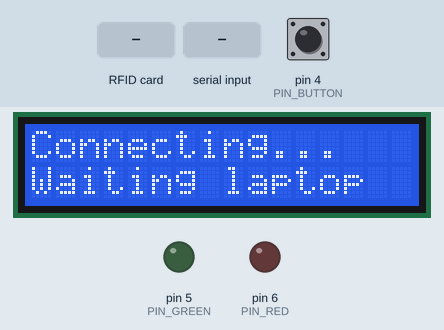
A sketch run on a simulated Arduino Uno, built with avr-gcc and run on an emulated ATmega328P. On the bench: 16×2 character LCD, output pins drawn as LEDs (lit = HIGH). Dashed ring = blinking. Inputs (shaded band) come from the test bench; at power-on: pin 4 (PIN_BUTTON) HIGH. Pins used as bus, display or sensor lines are not drawn; what the sketch prints to the serial monitor is not drawn.

Above: at 1.4 s.
1.5 s: RFID card 5E 7A 19 C4 held to the reader
At 2.5 s:
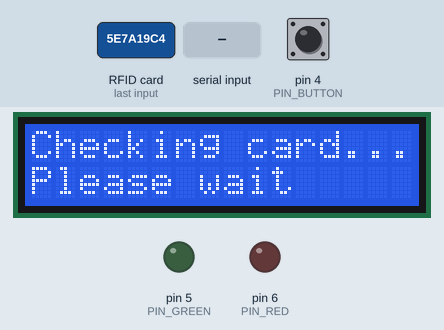
4.5 s: "OK,1\n" received over the second serial link
At 4.63 s:
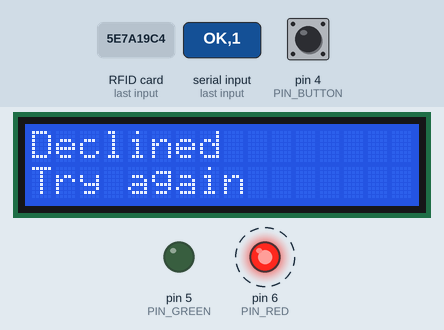
6.6 s: "NO,SERVER\n" received over the second serial link
At 6.74 s:
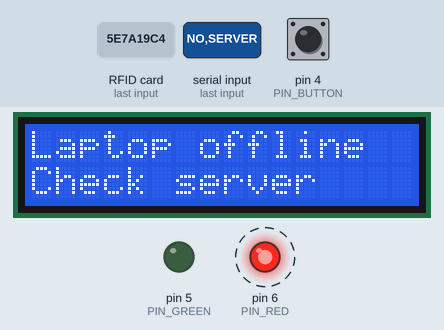
8.7 s: RFID card 5E 7A 19 C4 held to the reader
At 9.2 s:
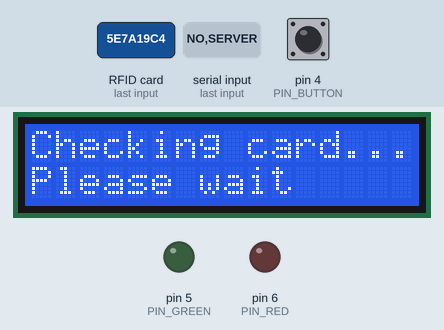
11.7 s: "OK,150\n" received over the second serial link
At 12.03 s:
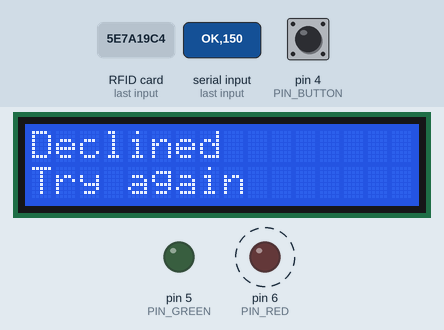
14.2 s: RFID card 5E 7A 19 C4 held to the reader
At 19.39 s:
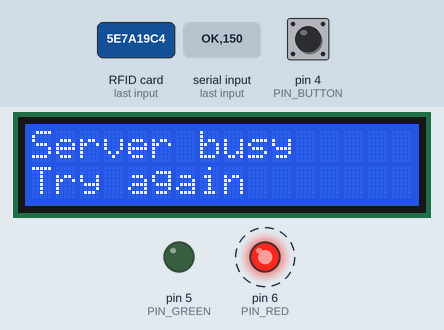
Timing chart, 0 to 20.9 s (numbered marks = the images above; inputs shaded):
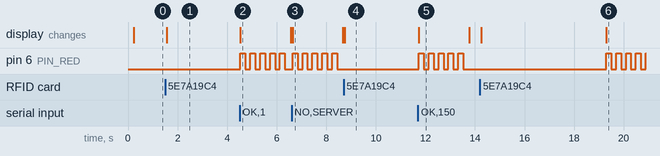

Measured:
- after the input at 1.5 s, the display: changes after 0.05 s (image 1)
- after the input at 4.5 s, the display: changes at once (image 2)
- after the input at 6.6 s, pin 6 (PIN_RED): alternates HIGH for 0.20 s and LOW for 0.20 s, starting at once; the display: changes at once (image 3)
- after the input at 8.7 s, the display: changes after 0.05 s (image 4)
- after the input at 11.7 s, the display: changes at once (image 5)
- after the input at 14.2 s, pin 6 (PIN_RED): alternates HIGH for 0.20 s and LOW for 0.20 s, starting after 5.1 s; the display: first changes after 0.06 s (image 6 shows a later state)
- by itself, pin 6 (PIN_RED): alternates HIGH for 0.20 s and LOW for 0.20 s

The sketch:

arduino_smart_bus.ino
```cpp
/*
  SMART BUS MONITORING SYSTEM - ARDUINO UNO SKETCH  (v3)
  Board: Arduino Uno          Libraries: MFRC522 (miguelbalboa), LiquidCrystal_I2C

  The Uno runs the hardware only. All money, passengers and stops are kept on the
  LAPTOP server (smart_bus_server.py). The NodeMCU is the Wi-Fi bridge.

    RFID tap  -> Uno sends  TAP,<uid>      -> NodeMCU -> laptop -> reply -> LCD + LEDs
    Button    -> Uno sends  NEXT / PREV    -> laptop changes the stop
    Laptop    -> NodeMCU -> Uno  STOP,<number>,<count>,<name>   (shown on the LCD)

  Driver button: short press = next stop, hold 2 seconds = previous stop.
  The dashboard on the laptop can also change the stop; the LCD follows it.

  Pins (same as the Picture Guide)
    LCD I2C  SDA=A4 SCL=A5       RC522  SS=D10 RST=D9 SCK=D13 MOSI=D11 MISO=D12
    Button   D4 (to GND)         Green LED D5      Red LED D6
    Buzzer   D7 (optional, off by default)
    Link     Uno RX=D2 (from NodeMCU D5), Uno TX=D3 (to NodeMCU D6 via 1k/2.2k divider)
  USB Serial (9600) is only for debugging.
*/

#include <SPI.h>
#include <MFRC522.h>
#include <Wire.h>
#include <LiquidCrystal_I2C.h>
#include <SoftwareSerial.h>

// =============== SETTINGS ===============
const uint8_t PIN_BUTTON   = 4;
const uint8_t PIN_GREEN    = 5;
const uint8_t PIN_RED      = 6;
const uint8_t PIN_BUZZER   = 7;
const uint8_t PIN_RFID_SS  = 10;
const uint8_t PIN_RFID_RST = 9;
const uint8_t LINK_RX      = 2;
const uint8_t LINK_TX      = 3;

const uint8_t LCD_ADDRESS = 0x27;          // try 0x3F if the screen stays blank

// Buzzer is NOT in the Picture Guide. Set true only if you wired one on D7.
const bool USE_BUZZER        = false;
const bool BUZZER_IS_PASSIVE = false;      // false: LOW = beep (active module)
const unsigned int TONE_HZ   = 2000;       // used only for a passive buzzer

const unsigned long LONG_PRESS_MS    = 2000;   // hold = previous stop
const unsigned long DEBOUNCE_MS      = 30;
const unsigned long SAME_CARD_MS     = 1500;   // ignore the same card this long
const unsigned long REPLY_TIMEOUT_MS = 5000;   // wait for the laptop answer
const unsigned long RESULT_MS        = 2000;   // result stays on the LCD
const unsigned long BLINK_MS         = 200;    // LED on time = off time
const uint8_t GREEN_BLINKS = 2;                // approved card: green blinks 2 times
const uint8_t RED_BLINKS   = 5;                // wrong card / low balance: red blinks 5 times
const unsigned long BEEP_MS          = 150;
// ========================================

LiquidCrystal_I2C lcd(LCD_ADDRESS, 16, 2);
MFRC522 rfid(PIN_RFID_SS, PIN_RFID_RST);
SoftwareSerial link(LINK_RX, LINK_TX);

// stop information (sent by the laptop)
char stopName[17] = "";
uint8_t stopNum = 0, stopCount = 0;
bool haveStop = false;

bool waitingReply = false;
unsigned long replyDeadline = 0;
unsigned long resultUntil = 0;             // 0 = no result on screen

uint8_t blinkPin = 0;                      // LED that is blinking now
uint8_t blinkToggles = 0;                  // changes still to do
unsigned long blinkNext = 0;

uint8_t beepsLeft = 0;
bool beepIsOn = false;
unsigned long beepNext = 0;

char lastUid[21] = "";
unsigned long lastReadAt = 0;

// ---------------- LCD helpers ----------------
void printLine(uint8_t row, const char* text) {
  lcd.setCursor(0, row);
  uint8_t i = 0;
  while (text[i] && i < 16) { lcd.write(text[i]); i++; }
  while (i < 16) { lcd.write(' '); i++; }
}

void printLineF(uint8_t row, const __FlashStringHelper* text) {
  char buf[17];
  strncpy_P(buf, (const char*)text, 16);
  buf[16] = 0;
  printLine(row, buf);
}

void showHome() {
  if (!haveStop) {
    printLineF(0, F("Connecting..."));
    printLineF(1, F("Waiting laptop"));
    return;
  }
  char line[20];
  printLine(0, stopName);                                  // bus stop name
  snprintf(line, sizeof(line), "%u/%u Tap card", stopNum, stopCount);
  printLine(1, line);
}

// ---------------- LEDs (non-blocking blink) ----------------
void ledsOff() {
  digitalWrite(PIN_GREEN, LOW);
  digitalWrite(PIN_RED, LOW);
  blinkToggles = 0;
}

void startBlink(uint8_t pin, uint8_t blinks) {
  ledsOff();
  blinkPin = pin;
  digitalWrite(pin, HIGH);                 // first ON
  blinkToggles = blinks * 2 - 1;           // OFF, ON, OFF ... ends OFF
  blinkNext = millis() + BLINK_MS;
}

void updateBlink() {
  if (blinkToggles == 0 || (long)(millis() - blinkNext) < 0) return;
  digitalWrite(blinkPin, !digitalRead(blinkPin));
  blinkToggles--;
  blinkNext += BLINK_MS;
}

// ---------------- Buzzer (optional, non-blocking) ----------------
void buzzerOn() {
  if (!USE_BUZZER) return;
  if (BUZZER_IS_PASSIVE) tone(PIN_BUZZER, TONE_HZ);
  else digitalWrite(PIN_BUZZER, LOW);
}

void buzzerOff() {
  if (!USE_BUZZER) return;
  if (BUZZER_IS_PASSIVE) { noTone(PIN_BUZZER); digitalWrite(PIN_BUZZER, LOW); }
  else digitalWrite(PIN_BUZZER, HIGH);
}

void startBeeps(uint8_t count) {
  if (!USE_BUZZER) return;
  beepsLeft = count;
  beepIsOn = true;
  buzzerOn();
  beepNext = millis() + BEEP_MS;
}

void updateBeeps() {
  if (beepsLeft == 0) return;
  if ((long)(millis() - beepNext) < 0) return;
  if (beepIsOn) { buzzerOff(); beepIsOn = false; beepsLeft--; beepNext = millis() + BEEP_MS; }
  else          { buzzerOn();  beepIsOn = true;               beepNext = millis() + BEEP_MS; }
}

// ---------------- Result screens ----------------
// ok = true : green LED blinks 2 times (+ 1 beep if a buzzer is used)
// ok = false: red LED blinks 5 times   (+ 2 beeps if a buzzer is used)
void showResult(bool ok, const char* l1, const char* l2) {
  printLine(0, l1);
  printLine(1, l2);
  resultUntil = millis() + RESULT_MS;
  if (ok) { startBlink(PIN_GREEN, GREEN_BLINKS); startBeeps(1); }
  else    { startBlink(PIN_RED, RED_BLINKS);     startBeeps(2); }
}

// ---------------- Messages from the NodeMCU ----------------
void parseStop(char* line) {                 // STOP,3,10,Market
  strtok(line, ",");                         // "STOP"
  char* n = strtok(NULL, ",");
  char* c = strtok(NULL, ",");
  char* name = strtok(NULL, "\n");
  if (!n || !c || !name) return;
  stopNum = atoi(n);
  stopCount = atoi(c);
  strncpy(stopName, name, sizeof(stopName) - 1);
  stopName[sizeof(stopName) - 1] = 0;
  haveStop = true;
  if (resultUntil == 0 && !waitingReply) showHome();   // update the stop on the LCD
}

void handleReply(char* reply) {
  // OK,BOARD,name,balance
  // OK,EXIT,name,fare,balance
  // NO,UNKNOWN
  // NO,LOWBAL,name,balance,minimum
  // NO,SERVER   (laptop not reachable)
  bool serverError = (strcmp(reply, "NO,SERVER") == 0);
  if (!waitingReply && !serverError) return;   // late answer, ignore
  waitingReply = false;

  char* status = strtok(reply, ",");
  char* kind   = strtok(NULL, ",");
  char* f1     = strtok(NULL, ",");
  char* f2     = strtok(NULL, ",");
  char* f3     = strtok(NULL, ",");
  char l2[20];
  if (!status || !kind) { showResult(false, "Bad reply", "Try again"); return; }

  if (!strcmp(status, "OK") && !strcmp(kind, "BOARD") && f1 && f2) {
    snprintf(l2, sizeof(l2), "Bal: Rs %s", f2);
    showResult(true, f1, l2);
  } else if (!strcmp(status, "OK") && !strcmp(kind, "EXIT") && f1 && f2 && f3) {
    snprintf(l2, sizeof(l2), "Fare:%s Bal:%s", f2, f3);
    showResult(true, f1, l2);
  } else if (!strcmp(kind, "UNKNOWN")) {
    showResult(false, "Unknown card", "Register on PC");
  } else if (!strcmp(kind, "LOWBAL")) {
    snprintf(l2, sizeof(l2), "Bal:%s Min:%s", f2 ? f2 : "0", f3 ? f3 : "60");
    showResult(false, "Low balance", l2);
  } else if (!strcmp(kind, "SERVER")) {
    showResult(false, "Laptop offline", "Check server");
  } else {
    showResult(false, "Declined", "Try again");
  }
}

void handleLine(char* line) {
  Serial.print(F("RX: "));
  Serial.println(line);
  if (!strncmp(line, "STOP,", 5)) parseStop(line);
  else if (!strncmp(line, "OK,", 3) || !strncmp(line, "NO,", 3)) handleReply(line);
}

void readLink() {
  static char buf[72];
  static uint8_t n = 0;
  while (link.available()) {
    char c = link.read();
    if (c == '\n') {
      buf[n] = 0;
      if (n > 0) handleLine(buf);
      n = 0;
    } else if (c != '\r' && n < sizeof(buf) - 1) {
      buf[n++] = c;
    }
  }
}

// ---------------- Button ----------------
void handleButton() {
  static bool lastRaw = HIGH, stable = HIGH, longDone = false;
  static unsigned long lastChange = 0, pressStart = 0;

  bool raw = digitalRead(PIN_BUTTON);
  unsigned long now = millis();
  if (raw != lastRaw) { lastChange = now; lastRaw = raw; }

  if (now - lastChange > DEBOUNCE_MS && raw != stable) {
    stable = raw;
    if (stable == LOW) {                       // pressed
      pressStart = now;
      longDone = false;
    } else if (!longDone) {                    // short press released
      link.println(F("NEXT"));
    }
  }
  if (stable == LOW && !longDone && now - pressStart >= LONG_PRESS_MS) {
    longDone = true;                           // held 2 s
    link.println(F("PREV"));
  }
}

// ---------------- RFID ----------------
bool readCardUid(char* out) {                  // out needs 21 characters
  if (!rfid.PICC_IsNewCardPresent()) return false;
  if (!rfid.PICC_ReadCardSerial())   return false;
  uint8_t p = 0;
  for (uint8_t i = 0; i < rfid.uid.size && i < 10; i++) {
    out[p++] = "0123456789ABCDEF"[rfid.uid.uidByte[i] >> 4];
    out[p++] = "0123456789ABCDEF"[rfid.uid.uidByte[i] & 0x0F];
  }
  out[p] = 0;
  rfid.PICC_HaltA();                           // always halt the card after reading
  rfid.PCD_StopCrypto1();
  return true;
}

void sendTap(const char* uid) {
  printLineF(0, F("Checking card..."));
  printLineF(1, F("Please wait"));
  while (link.available()) link.read();        // clear old data
  link.print(F("TAP,"));
  link.println(uid);
  waitingReply = true;
  replyDeadline = millis() + REPLY_TIMEOUT_MS;
}

// ---------------- Arduino ----------------
void setup() {
  pinMode(PIN_BUTTON, INPUT_PULLUP);
  pinMode(PIN_GREEN, OUTPUT);
  pinMode(PIN_RED, OUTPUT);
  if (USE_BUZZER) { pinMode(PIN_BUZZER, OUTPUT); buzzerOff(); }
  ledsOff();

  Serial.begin(9600);
  link.begin(9600);

  lcd.init();
  lcd.backlight();
  printLineF(0, F("  SMART BUS"));
  printLineF(1, F("  Starting..."));

  SPI.begin();
  rfid.PCD_Init();
  delay(50);

  byte version = rfid.PCD_ReadRegister(MFRC522::VersionReg);
  if (version == 0x00 || version == 0xFF) {
    printLineF(0, F("RFID not found!"));
    printLineF(1, F("Check 3.3V/wires"));
    digitalWrite(PIN_RED, HIGH);
    delay(2000);
    digitalWrite(PIN_RED, LOW);
  }
  showHome();
}

void loop() {
  updateBeeps();
  updateBlink();
  readLink();
  handleButton();

  if (waitingReply && (long)(millis() - replyDeadline) >= 0) {
    waitingReply = false;
    showResult(false, "Server busy", "Try again");
  }

  if (resultUntil != 0) {                      // a result is on screen
    if ((long)(millis() - resultUntil) >= 0) {
      resultUntil = 0;
      showHome();
    }
    return;
  }
  if (waitingReply) return;

  char uid[21];
  if (readCardUid(uid)) {
    Serial.print(F("Card UID: "));
    Serial.println(uid);
    bool sameCard = (strcmp(uid, lastUid) == 0) && (millis() - lastReadAt < SAME_CARD_MS);
    if (!sameCard) {
      strcpy(lastUid, uid);
      lastReadAt = millis();
      sendTap(uid);
    }
  }
}
```
